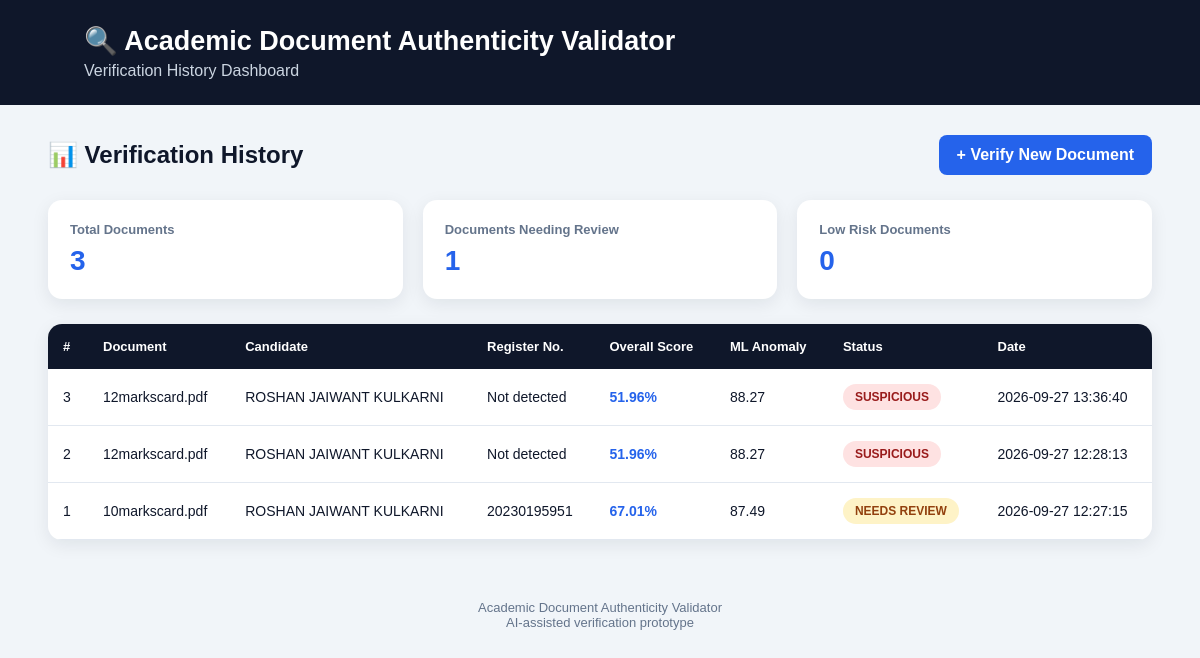
Before: /history with the older database file.
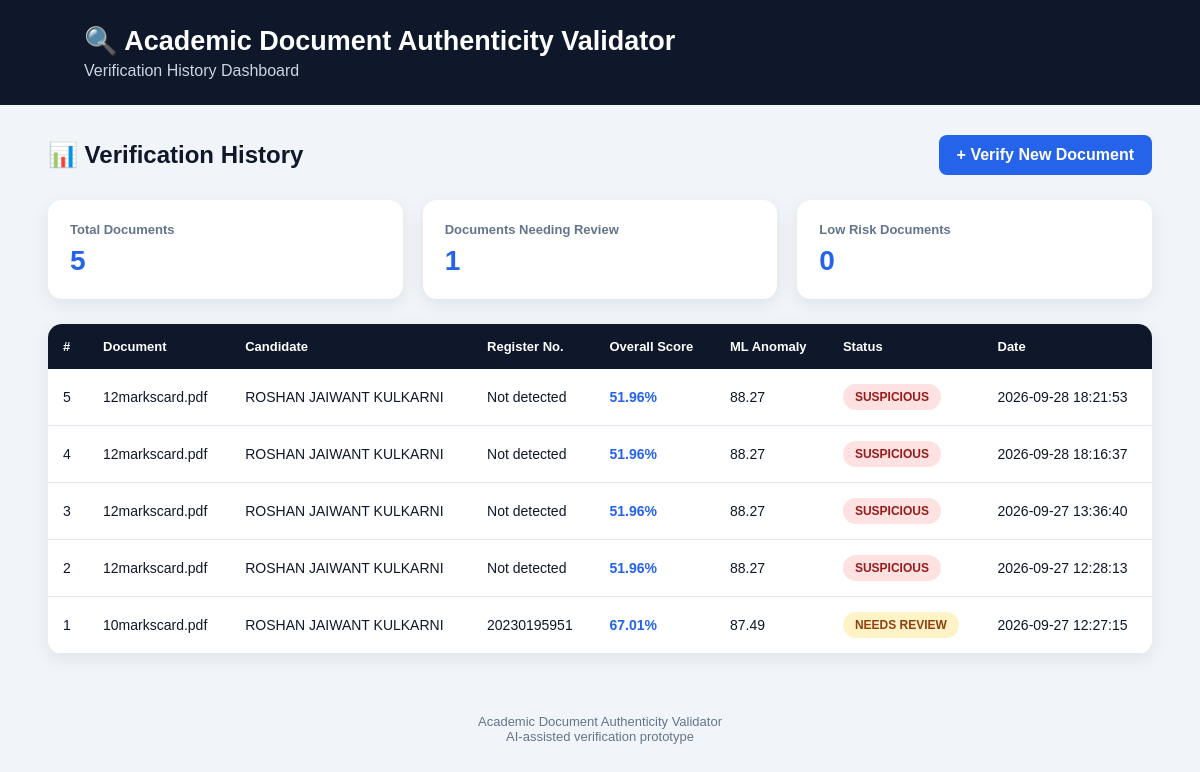
After: the same page with the newer database file.
### tables this page shows
CREATE TABLE verification_history (

            id INTEGER PRIMARY KEY AUTOINCREMENT,

            filename TEXT,

            candidate_name TEXT,

            register_number TEXT,

            verification_score REAL,

            similarity_score REAL,

            ml_anomaly_score REAL,

            overall_score REAL,

            status TEXT,

            image_quality TEXT,

            reference_filename TEXT,

            created_at TIMESTAMP DEFAULT CURRENT_TIMESTAMP

        );

### app.py (the view)
@app.route("/history")
def history():
    connection = sqlite3.connect(
        DATABASE
    )
    connection.row_factory = (
        sqlite3.Row
    )
    cursor = connection.cursor()
    cursor.execute("""
        SELECT *

        FROM verification_history

        ORDER BY id DESC
    """)
    records = cursor.fetchall()
    connection.close()
    return render_template(
        "history.html",
        records=records
    )

### templates/history.html (shortened to what this page needs)
<!DOCTYPE html>
<html lang="en">
<head>
</head>
<body>
<div class="header">
    <h1>
        🔍 Academic Document Authenticity Validator
    </h1>
    <p>
        Verification History Dashboard
    </p>
</div>
<div class="container">
<div class="top-section">
    <h2>
        📊 Verification History
    </h2>
    <a
        href="/upload"
        class="button">
        + Verify New Document
    </a>
</div>
<div class="stats">
    <div class="stat-card">
        <strong>
            Total Documents
        </strong>
        <span>
            {{ records|length }}
        </span>
    </div>
    <div class="stat-card">
        <strong>
            Documents Needing Review
        </strong>
        <span>
            {{ records |
               selectattr("status", "equalto", "NEEDS REVIEW") |
               list |
               length }}
        </span>
    </div>
    <div class="stat-card">
        <strong>
            Low Risk Documents
        </strong>
        <span>
            {{ records |
               selectattr("status", "equalto", "LOW RISK") |
               list |
               length }}
        </span>
    </div>
</div>
<div class="table-container">
{% if records %}
<table>
<thead>
<tr>
    <th>
        #
    </th>
    <th>
        Document
    </th>
    <th>
        Candidate
    </th>
    <th>
        Register No.
    </th>
    <th>
        Overall Score
    </th>
    <th>
        ML Anomaly
    </th>
    <th>
        Status
    </th>
    <th>
        Date
    </th>
</tr>
</thead>
<tbody>
{% for record in records %}
<tr>
    <td>
        {{ record["id"] }}
    </td>
    <td>
        {{ record["filename"] }}
    </td>
    <td>
        {{ record["candidate_name"] or "Not detected" }}
    </td>
    <td>
        {{ record["register_number"] or "Not detected" }}
    </td>
    <td class="score">
        {{ record["overall_score"] }}%
    </td>
    <td>
        {% if record["ml_anomaly_score"] is not none %}
            {{ record["ml_anomaly_score"] }}
        {% else %}
            N/A
        {% endif %}
    </td>
    <td>
        {% if record["status"] == "LOW RISK" %}
            <span class="status low">
                LOW RISK
            </span>
        {% elif record["status"] == "NEEDS REVIEW" %}
            <span class="status review">
                NEEDS REVIEW
            </span>
        {% else %}
            <span class="status suspicious">
                SUSPICIOUS
            </span>
        {% endif %}
    </td>
    <td>
        {{ record["created_at"] }}
    </td>
</tr>
{% endfor %}
</tbody>
</table>
{% endif %}
</div>
</div>
<footer>
    Academic Document Authenticity Validator
    <br>
    AI-assisted verification prototype
</footer>
</body>
</html>

### templates/history.html (style rules this page uses)
* { box-sizing: border-box; margin: 0; padding: 0; }
body { font-family: Arial, sans-serif; background: #f1f5f9; color: #0f172a; }
.header { background: #0f172a; color: white; padding: 25px 7%; }
.header h1 { font-size: 27px; }
.header p { color: #cbd5e1; margin-top: 5px; }
.container { width: 92%; max-width: 1250px; margin: 30px auto; }
.top-section { display: flex; justify-content: space-between; align-items: center; margin-bottom: 25px; }
.top-section h2 { font-size: 24px; }
.button { text-decoration: none; background: #2563eb; color: white; padding: 11px 18px; border-radius: 8px; font-weight: bold; }
.stats { display: grid; grid-template-columns: repeat(3, 1fr); gap: 20px; margin-bottom: 25px; }
.stat-card { background: white; padding: 22px; border-radius: 14px; box-shadow: 0 5px 18px rgba(15, 23, 42, 0.08); }
.stat-card strong { display: block; color: #64748b; font-size: 13px; margin-bottom: 8px; }
.stat-card span { font-size: 28px; font-weight: bold; color: #2563eb; }
.table-container { background: white; border-radius: 14px; overflow-x: auto; box-shadow: 0 5px 18px rgba(15, 23, 42, 0.08); }
table { width: 100%; border-collapse: collapse; min-width: 950px; }
th { background: #0f172a; color: white; padding: 15px; text-align: left; font-size: 13px; }
td { padding: 15px; border-bottom: 1px solid #e2e8f0; font-size: 14px; }
.status { display: inline-block; padding: 6px 12px; border-radius: 20px; font-size: 12px; font-weight: bold; }
.review { background: #fef3c7; color: #92400e; }
.suspicious { background: #fee2e2; color: #991b1b; }
.score { font-weight: bold; color: #2563eb; }
footer { text-align: center; color: #64748b; padding: 30px; font-size: 13px; }

Changed rows visible on the page:
added verification_history: id "5", filename "12markscard.pdf", candidate_name "ROSHAN JAIWANT KULKARNI", register_number "Not detected", overall_score "51.96", ml_anomaly_score "88.27", status "SUSPICIOUS", created_at "2026-09-28 18:21:53"
added verification_history: id "4", filename "12markscard.pdf", candidate_name "ROSHAN JAIWANT KULKARNI", register_number "Not detected", overall_score "51.96", ml_anomaly_score "88.27", status "SUSPICIOUS", created_at "2026-09-28 18:16:37"
Other visible differences:
{{ records|length }}: "3" → "5"
